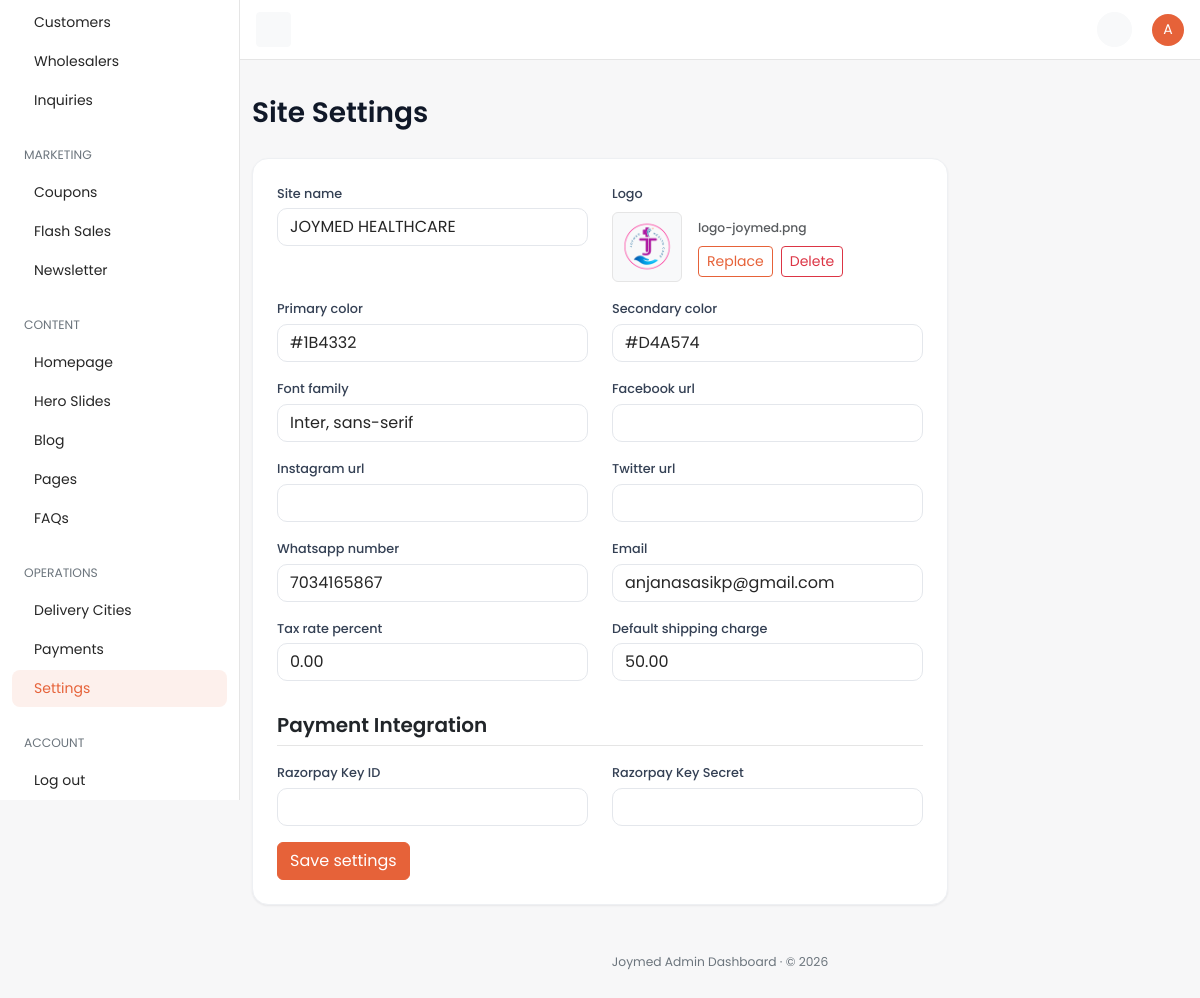
/dashboard/settings/ (signed in), run on an earlier commit of the app's database.
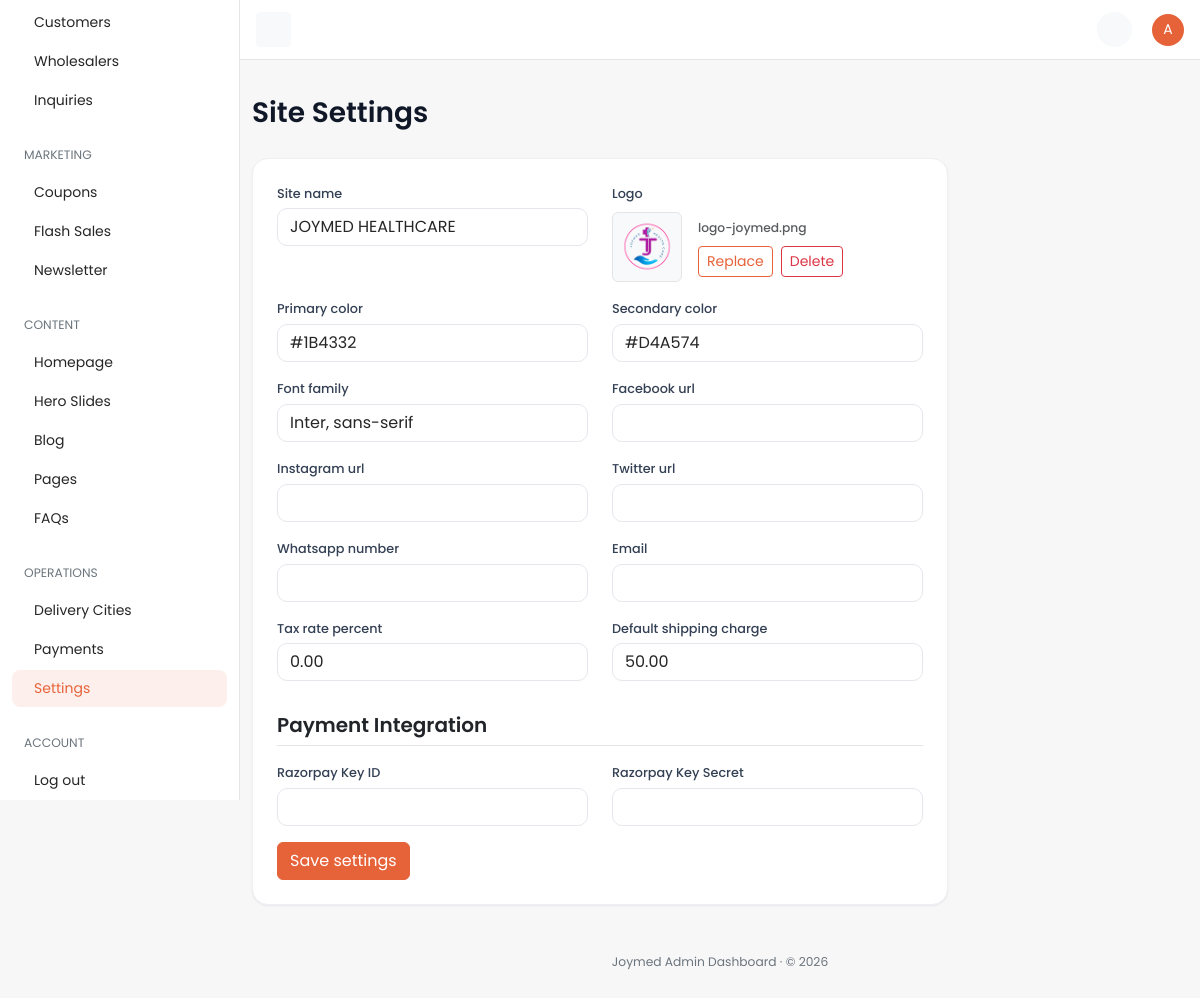
And on a later commit of the database.
### core/models.py (models this page shows, shortened)
class TimeStampedModel(models.Model):
    created_at = models.DateTimeField(
        auto_now_add=True,
        db_index=True,
        verbose_name="Created at",
        help_text="Timestamp when this record was first created.",
    )
    updated_at = models.DateTimeField(
        auto_now=True,
        db_index=True,
        verbose_name="Updated at",
        help_text="Timestamp when this record was last modified.",
    )
    class Meta:
        abstract = True

class SiteSettings(TimeStampedModel):
    site_name = models.CharField(max_length=120, default="JOYMED HEALTHCARE")
    logo = models.ImageField(upload_to="site/", blank=True, null=True, verbose_name="Logo")
    primary_color = models.CharField(max_length=7, default="#1B4332")
    secondary_color = models.CharField(max_length=7, default="#D4A574")
    font_family = models.CharField(max_length=120, default="Inter, sans-serif")
    facebook_url = models.URLField(blank=True)
    instagram_url = models.URLField(blank=True)
    twitter_url = models.URLField(blank=True)
    whatsapp_number = models.CharField(max_length=20, blank=True)
    vendor_email = models.EmailField(
        blank=True,
        verbose_name="Vendor Email",
        help_text="Email address to receive quote requests and contact inquiries.",
    )
    default_currency = models.ForeignKey(
        Currency,
        on_delete=models.PROTECT,
        null=True,
        blank=True,
        related_name="+",
    )
    default_language = models.CharField(max_length=5, default="en")
    tax_rate_percent = models.DecimalField(max_digits=5, decimal_places=2, default=0)
    default_shipping_charge = models.DecimalField(max_digits=10, decimal_places=2, default=50)
    card_gateway_public_key_env = models.CharField(
        max_length=80,
        default="CARD_GATEWAY_PUBLIC_KEY",
        help_text="Environment variable name for the card gateway public key.",
    )
    qatar_gateway_public_key_env = models.CharField(
        max_length=80,
        default="QATAR_GATEWAY_PUBLIC_KEY",
        blank=True,
    )
    order_email_template_slug = models.CharField(max_length=80, default="order-status")
    whatsapp_template_slug = models.CharField(max_length=80, default="order-whatsapp")
    razorpay_key_id = models.CharField(
        max_length=120,
        blank=True,
        verbose_name="Razorpay Key ID",
        help_text="Razorpay Key ID / Test Key ID for payment processing.",
    )
    razorpay_key_secret = models.CharField(
        max_length=120,
        blank=True,
        verbose_name="Razorpay Key Secret",
        help_text="Razorpay Key Secret / Test Key Secret for payment signature verification.",
    )
    class Meta:
        verbose_name = "Site settings"
        verbose_name_plural = "Site settings"

### dashboard/views/misc.py (the view)
# urls.py: path("settings/", misc.settings_view, name="settings"),
@dashboard_required
@require_http_methods(["GET", "POST"])
def settings_view(request: HttpRequest) -> HttpResponse:
    instance = SiteSettings.objects.first()
    if request.method == "POST":
        form = forms.SiteSettingsForm(request.POST, request.FILES, instance=instance)
        if form.is_valid():
            form.save()
            messages.success(request, "Settings saved.")
            return redirect("dashboard:settings")
    else:
        form = forms.SiteSettingsForm(instance=instance)
    _style(form)
    return render(
        request,
        "dashboard/settings.html",
        {"nav_section": "settings", "page_title": "Settings", "form": form},
    )

### dashboard/forms.py
class SiteSettingsForm(forms.ModelForm):
    class Meta:
        model = SiteSettings
        fields = [
            "site_name",
            "logo",
            "primary_color",
            "secondary_color",
            "font_family",
            "facebook_url",
            "instagram_url",
            "twitter_url",
            "whatsapp_number",
            "vendor_email",
            "tax_rate_percent",
            "default_shipping_charge",
            "razorpay_key_id",
            "razorpay_key_secret",
        ]
        labels = {
            "vendor_email": "Email",
        }

### cart/selectors.py (called while the page is built)
def get_cart_item_count(*, cart: Cart | None) -> int:
    if cart is None:
        return 0
    total = CartItem.objects.filter(cart=cart).aggregate(total=Sum("quantity"))["total"]
    return int(total or 0)

def get_cart_count(*, request: HttpRequest) -> int:
    cart = get_cart_for_request(request=request)
    return get_cart_item_count(cart=cart)

### core/services.py (called while the page is built)
def get_site_settings() -> SiteSettings:
    settings, _ = SiteSettings.objects.get_or_create(pk=SITE_SETTINGS_PK)
    return settings

### delivery/selectors.py (called while the page is built)
def get_active_countries() -> list[Country]:
    return list(Country.objects.filter(is_active=True).order_by("name"))

### dashboard/templates/dashboard/settings.html (shortened to what this page needs)
{% extends "dashboard/base.html" %}
{% block page_title %}Site Settings{% endblock %}
{% block content %}
<div class="row">
  <div class="col-12 col-xl-9">
    <div class="card">
      <div class="card-body p-4">
        <form method="post" enctype="multipart/form-data" novalidate>
          <div class="row">
            {% for field in form %}
            {% if field.name == 'razorpay_key_id' %}
            <div class="col-12 mt-3 mb-2">
              <h5 class="border-bottom pb-2 fw-semibold text-dark">Payment Integration</h5>
            </div>
            {% endif %}
            <div class="{% if field.field.widget.input_type == 'checkbox' %}col-12{% else %}col-md-6{% endif %} mb-3">
              {% if field.name == 'logo' %}
                <label class="form-label" for="{{ field.id_for_label }}">{{ field.label }}</label>
                <div class="d-flex flex-wrap align-items-center gap-3 mt-1">
                  <div id="logo-preview-container" class="border rounded p-1 bg-light" style="{% if not form.instance.logo %}display: none;{% endif %}">
                    <img id="logo-preview-img" src="{% if form.instance.logo %}{{ form.instance.logo.url }}{% endif %}" alt="Logo" style="height: 60px; max-width: 150px; object-fit: contain;">
                  </div>
                  <div class="d-flex flex-column gap-2">
                    <div>
                      <span id="logo-filename" class="text-muted small fw-medium">
                        {% if form.instance.logo %}{{ form.instance.logo.name|cut:"site/" }}{% else %}No file chosen{% endif %}
                      </span>
                    </div>
                    <div class="d-flex gap-2">
                      <button type="button" class="btn btn-sm btn-outline-primary" onclick="document.getElementById('{{ field.id_for_label }}').click()">
                        {% if form.instance.logo %}Replace{% else %}Choose File{% endif %}
                      </button>
                      {% if form.instance.logo %}
                      <label id="logo-delete-btn" class="btn btn-sm btn-outline-danger mb-0">
                        "> Delete
                      </label>
                      {% endif %}
                    </div>
                  </div>
                </div>
              {% elif field.field.widget.input_type == 'checkbox' %}
              <div class="form-check mt-4">{{ field }}<label class="form-check-label" for="{{ field.id_for_label }}">{{ field.label }}</label></div>
              {% else %}
              <label class="form-label" for="{{ field.id_for_label }}">{{ field.label }}</label>
              {{ field }}
              {% endif %}
            </div>
            {% endfor %}
          </div>
          <button type="submit" class="btn btn-primary">Save settings</button>
        </form>
      </div>
    </div>
  </div>
</div>
{% endblock %}

What changed in the data, as far as the page shows it:
changed SiteSettings "logo-joymed.png": whatsapp_number "7034165867" → (not shown); vendor_email "anjanasasikp@gmail.com" → (not shown)
